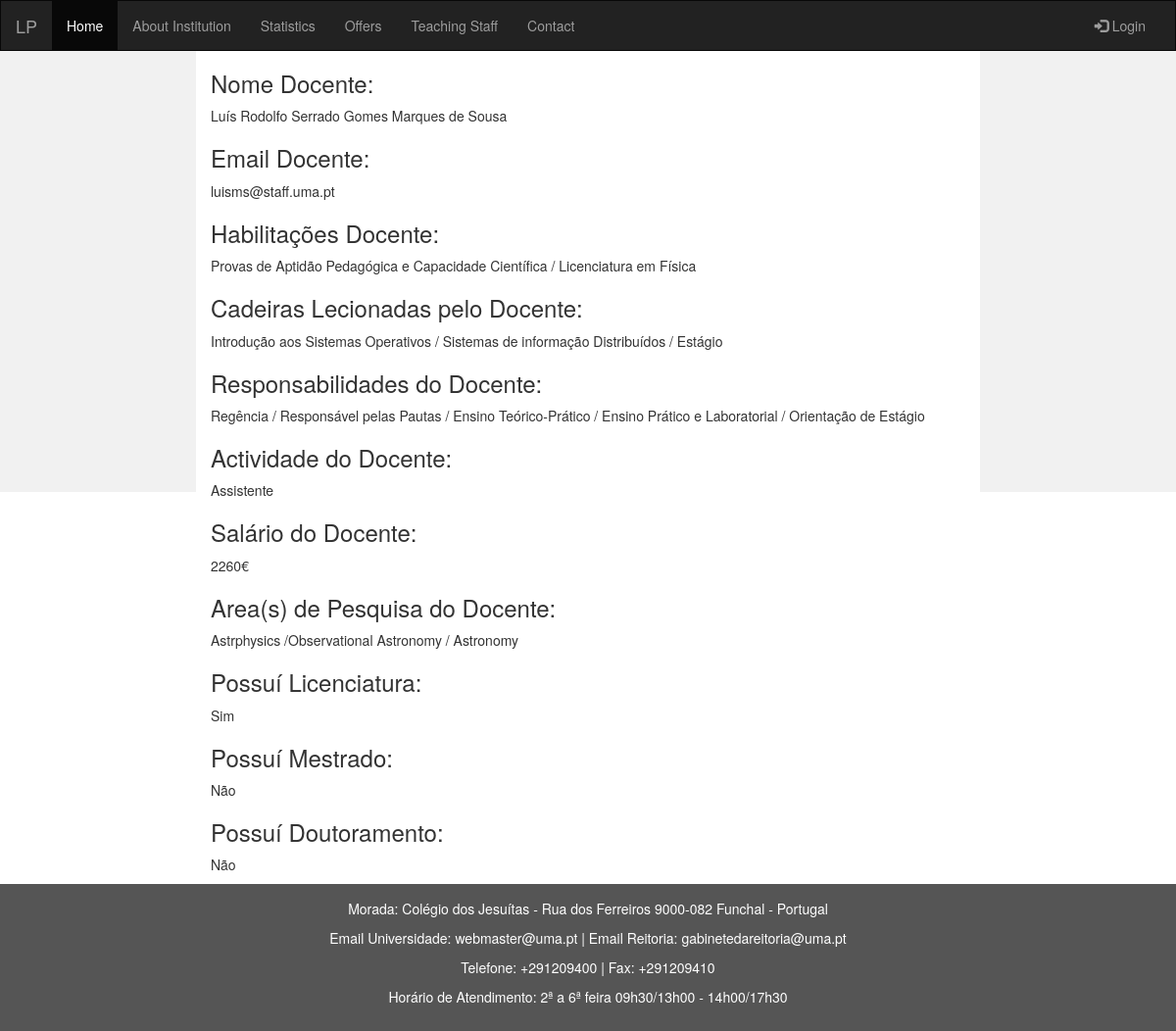
The app's page /docentes/1 with its own data.
### db_creation.py (models this page shows, shortened)
class Professores(db.Model):
    __tablename__ = 'professores'
    id = db.Column(db.Integer, primary_key=True)
    nome_professor = db.Column(db.String)
    email_professor = db.Column(db.String)
    habilitacoes = db.Column(db.String)
    cadeiras_lecionadas = db.Column(db.Integer)
    responsabilidades = db.Column(db.String)
    actividade_profissional = db.Column(db.String)
    media_salario = db.Column(db.BigInteger)
    area_pesquisa = db.Column(db.String)
    licenciatura = db.Column(db.String)
    mestrado = db.Column(db.String)
    doutoramento = db.Column(db.String)

class Universidades(db.Model):
    __tablename__ = 'universidades'
    id = db.Column(db.Integer, primary_key=True)
    nome = db.Column(db.String)
    historia = db.Column(db.String)
    ano_origem = db.Column(db.Integer)
    reitor = db.Column(db.String)
    localidade = db.Column(db.String)
    morada = db.Column(db.String)
    telefone = db.Column(db.BigInteger)
    fax = db.Column(db.BigInteger)
    email_uni = db.Column(db.String)
    email_reitoria = db.Column(db.String)
    horario_atendimento = db.Column(db.String)
    requisitos_matricula = db.Column(db.String)

### Aplication.py (the view)
@app.route("/docentes/<id>")
def docentePage(id):
    for id_docentes, nome_docente, email_docente, habilitacoes_docente, cadeiras_docente, responsabilidades_docente, actividade_docente, salario_docente, area_pesquisa, licenciatura, mestrado, doutoramento in db.session.query(
            Professores.id == id, Professores.nome_professor, Professores.email_professor, Professores.habilitacoes,
            Professores.cadeiras_lecionadas, Professores.responsabilidades, Professores.actividade_profissional,
            Professores.media_salario, Professores.area_pesquisa,
            Professores.licenciatura, Professores.mestrado, Professores.doutoramento):
        if(id_docentes == True):
            nome_docente = nome_docente
            email_docente = email_docente
            habilitacoes = habilitacoes_docente
            print(habilitacoes_docente)
            cadeiras_docente = cadeiras_docente
            responsabilidades_docente = responsabilidades_docente
            actividade_docente = actividade_docente
            salario_docente = salario_docente
            area_pesquisa = area_pesquisa
            pos_licenciatura = licenciatura
            pos_mestrado = mestrado
            pos_doutoramento = doutoramento
    return render_template('docentePage.html', moradaUniversidade=morada,
                           telefoneUniversidade=telefone, faxUniversidade=fax, email_Universidade=email_uni,
                           email_reitoriaUniversidade=email_reitoria, horarioUniversidade=horario, nome_docente=nome_docente,email_docente=email_docente, habilitacoes_docente=habilitacoes, cadeiras_docente=cadeiras_docente,responsabilidades_docente = responsabilidades_docente, actividade_docente=actividade_docente, salario_docente = salario_docente, area_pesquisa=area_pesquisa, licenciatura = pos_licenciatura, mestrado = pos_mestrado, doutoramento=pos_doutoramento)

### templates/docentePage.html (shortened to what this page needs)
<html lang="en">
<head>
    <link rel="stylesheet" href="https://maxcdn.bootstrapcdn.com/bootstrap/3.3.7/css/bootstrap.min.css">
</head>
<body>
<nav class="navbar navbar-inverse">
    <div class="container-fluid">
        <div class="navbar-header">
            <a class="navbar-brand" href="/index">LP</a>
        </div>
        <div class="collapse navbar-collapse" id="myNavbar">
            <ul class="nav navbar-nav">
                <li class="active"><a hhref="/index">Home</a></li>
                <li><a href="/about">About Institution</a></li>
                <li><a href="/statistics">Statistics</a></li>
                <li><a href="/offers">Offers</a></li>
                <li><a href="/docentes">Teaching Staff</a></li>
                <li><a href="/contacts">Contact</a></li>
            </ul>
            <ul class="nav navbar-nav navbar-right">
                <li><a href="#"><span class="glyphicon glyphicon-log-in"></span> Login</a></li>
            </ul>
        </div>
    </div>
</nav>
<div class="container-fluid text-center">
    <div class="row content">
        <div class="col-sm-2 sidenav">
        </div>
        <div class="col-sm-8 text-left">
            <h3>Nome Docente:</h3>
            <p>{{ nome_docente }}</p>
            <h3>Email Docente:</h3>
            <p>{{ email_docente }}</p>
            <h3>Habilitações Docente:</h3>
            <p>{{ habilitacoes_docente }}</p>
            <h3>Cadeiras Lecionadas pelo Docente:</h3>
            <p>{{ cadeiras_docente }}</p>
            <h3>Responsabilidades do Docente:</h3>
            <p>{{ responsabilidades_docente }}</p>
            <h3>Actividade do Docente:</h3>
            <p>{{ actividade_docente }}</p>
            <h3>Salário do Docente:</h3>
            <p>{{ salario_docente }}€</p>
            <h3>Area(s) de Pesquisa do Docente:</h3>
            <p>{{ area_pesquisa }}</p>
            <h3>Possuí Licenciatura:</h3>
            <p>{{ licenciatura }}</p>
            <h3>Possuí Mestrado:</h3>
            <p>{{ mestrado }}</p>
            <h3>Possuí Doutoramento:</h3>
            <p>{{ doutoramento }}</p>
        </div>
        <div class="col-sm-2 sidenav">
        </div>
    </div>
</div>
<footer class="container-fluid text-center">
    <p>Morada: {{ moradaUniversidade }}</p>
    <p>Email Universidade: {{ email_Universidade }} | Email Reitoria: {{ email_reitoriaUniversidade }}</p>
    <p>Telefone: +{{ telefoneUniversidade }} | Fax: +{{ faxUniversidade }}</p>
    <p>Horário de Atendimento: {{ horarioUniversidade }}</p>
</footer>
</body>
</html>

### templates/docentePage.html (style rules this page uses)
.navbar { margin-bottom: 0; border-radius: 0; }
.row.content { height: 450px }
.sidenav { padding-top: 20px; background-color: #f1f1f1; height: 100%; }
footer { background-color: #555; color: white; padding: 15px; }

### records on screen
Professores: nome_professor "Luís Rodolfo Serrado Gomes Marques de Sousa", email_professor "luisms@staff.uma.pt", cadeiras_lecionadas "Introdução aos Sistemas Operativos / Sistemas de informação Distribuídos / Estágio", responsabilidades "Regência / Responsável pelas Pautas / Ensino Teórico-Prático / Ensino Prático e Laboratorial / Orientação de Estágio", actividade_profissional "Assistente", media_salario "2260", area_pesquisa "Astrphysics /Observational Astronomy / Astronomy"
Professores: habilitacoes "Provas de Aptidão Pedagógica e Capacidade Científica / Licenciatura em Física", licenciatura "Sim", mestrado "Não", doutoramento "Não"
Universidades: morada "Colégio dos Jesuítas - Rua dos Ferreiros 9000-082 Funchal - Portugal", email_uni "webmaster@uma.pt", email_reitoria "gabinetedareitoria@uma.pt", telefone "291209400", fax "291209410", horario_atendimento "2ª a 6ª feira 09h30/13h00 - 14h00/17h30"
